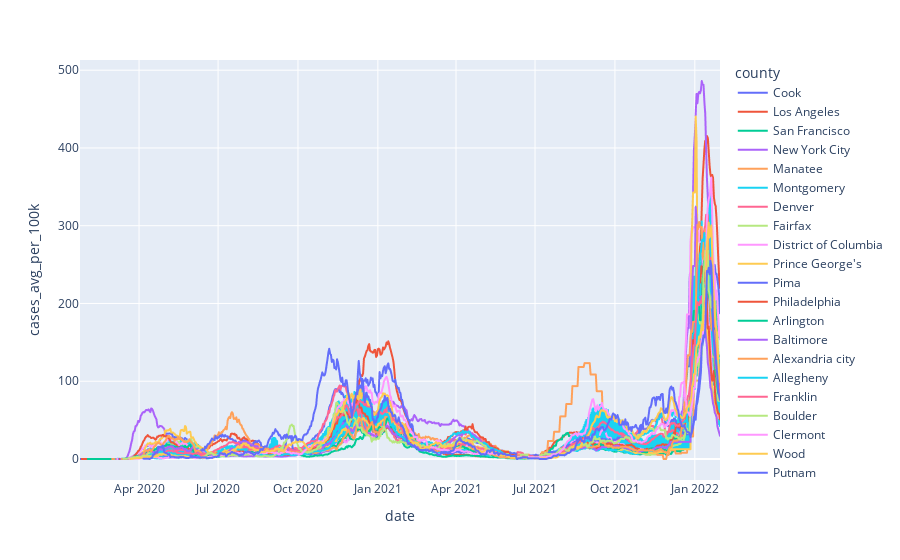

This figure's notebook cell:
### Code cell
px.line(
    df_combo_counties, x=df_combo_counties.index, y="cases_avg_per_100k", color="county"
)

### Figure 1 — Plotly figure (JSON) as saved in the notebook; plotly's stock layout.template omitted (floating-point values rounded to 4 significant figures; data arrays with more than 128 entries replaced by an {"elided": "..."} marker saying what was removed)
{"data": [{"hovertemplate": "county=Cook<br>date=%{x}<br>cases_avg_per_100k=%{y}<extra></extra>", "legendgroup": "Cook", "line": {"color": "#636efa", "dash": "solid"}, "mode": "lines", "name": "Cook", "showlegend": true, "type": "scattergl", "x": {"elided": "738 str values"}, "xaxis": "x", "y": {"elided": "738 float values"}, "yaxis": "y"}, {"hovertemplate": "county=Los Angeles<br>date=%{x}<br>cases_avg_per_100k=%{y}<extra></extra>", "legendgroup": "Los Angeles", "line": {"color": "#EF553B", "dash": "solid"}, "mode": "lines", "name": "Los Angeles", "showlegend": true, "type": "scattergl", "x": {"elided": "736 str values"}, "xaxis": "x", "y": {"elided": "736 float values"}, "yaxis": "y"}, {"hovertemplate": "county=San Francisco<br>date=%{x}<br>cases_avg_per_100k=%{y}<extra></extra>", "legendgroup": "San Francisco", "line": {"color": "#00cc96", "dash": "solid"}, "mode": "lines", "name": "San Francisco", "showlegend": true, "type": "scattergl", "x": {"elided": "729 str values"}, "xaxis": "x", "y": {"elided": "729 float values"}, "yaxis": "y"}, {"hovertemplate": "county=New York City<br>date=%{x}<br>cases_avg_per_100k=%{y}<extra></extra>", "legendgroup": "New York City", "line": {"color": "#ab63fa", "dash": "solid"}, "mode": "lines", "name": "New York City", "showlegend": true, "type": "scattergl", "x": {"elided": "701 str values"}, "xaxis": "x", "y": {"elided": "701 float values"}, "yaxis": "y"}, {"hovertemplate": "county=Manatee<br>date=%{x}<br>cases_avg_per_100k=%{y}<extra></extra>", "legendgroup": "Manatee", "line": {"color": "#FFA15A", "dash": "solid"}, "mode": "lines", "name": "Manatee", "showlegend": true, "type": "scattergl", "x": {"elided": "701 str values"}, "xaxis": "x", "y": {"elided": "701 float values"}, "yaxis": "y"}, {"hovertemplate": "county=Montgomery<br>date=%{x}<br>cases_avg_per_100k=%{y}<extra></extra>", "legendgroup": "Montgomery", "line": {"color": "#19d3f3", "dash": "solid"}, "mode": "lines", "name": "Montgomery", "showlegend": true, "type": "scattergl", "x": {"elided": "1380 str values"}, "xaxis": "x", "y": {"elided": "1380 float values"}, "yaxis": "y"}, {"hovertemplate": "county=Denver<br>date=%{x}<br>cases_avg_per_100k=%{y}<extra></extra>", "legendgroup": "Denver", "line": {"color": "#FF6692", "dash": "solid"}, "mode": "lines", "name": "Denver", "showlegend": true, "type": "scattergl", "x": {"elided": "696 str values"}, "xaxis": "x", "y": {"elided": "696 float values"}, "yaxis": "y"}, {"hovertemplate": "county=Fairfax<br>date=%{x}<br>cases_avg_per_100k=%{y}<extra></extra>", "legendgroup": "Fairfax", "line": {"color": "#B6E880", "dash": "solid"}, "mode": "lines", "name": "Fairfax", "showlegend": true, "type": "scattergl", "x": {"elided": "695 str values"}, "xaxis": "x", "y": {"elided": "695 float values"}, "yaxis": "y"}, {"hovertemplate": "county=District of Columbia<br>date=%{x}<br>cases_avg_per_100k=%{y}<extra></extra>", "legendgroup": "District of Columbia", "line": {"color": "#FF97FF", "dash": "solid"}, "mode": "lines", "name": "District of Columbia", "showlegend": true, "type": "scattergl", "x": {"elided": "695 str values"}, "xaxis": "x", "y": {"elided": "695 float values"}, "yaxis": "y"}, {"hovertemplate": "county=Prince George's<br>date=%{x}<br>cases_avg_per_100k=%{y}<extra></extra>", "legendgroup": "Prince George's", "line": {"color": "#FECB52", "dash": "solid"}, "mode": "lines", "name": "Prince George's", "showlegend": true, "type": "scattergl", "x": {"elided": "693 str values"}, "xaxis": "x", "y": {"elided": "693 float values"}, "yaxis": "y"}, {"hovertemplate": "county=Pima<br>date=%{x}<br>cases_avg_per_100k=%{y}<extra></extra>", "legendgroup": "Pima", "line": {"color": "#636efa", "dash": "solid"}, "mode": "lines", "name": "Pima", "showlegend": true, "type": "scattergl", "x": {"elided": "693 str values"}, "xaxis": "x", "y": {"elided": "693 float values"}, "yaxis": "y"}, {"hovertemplate": "county=Philadelphia<br>date=%{x}<br>cases_avg_per_100k=%{y}<extra></extra>", "legendgroup": "Philadelphia", "line": {"color": "#EF553B", "dash": "solid"}, "mode": "lines", "name": "Philadelphia", "showlegend": true, "type": "scattergl", "x": {"elided": "692 str values"}, "xaxis": "x", "y": {"elided": "692 float values"}, "yaxis": "y"}, {"hovertemplate": "county=Arlington<br>date=%{x}<br>cases_avg_per_100k=%{y}<extra></extra>", "legendgroup": "Arlington", "line": {"color": "#00cc96", "dash": "solid"}, "mode": "lines", "name": "Arlington", "showlegend": true, "type": "scattergl", "x": {"elided": "691 str values"}, "xaxis": "x", "y": {"elided": "691 float values"}, "yaxis": "y"}, {"hovertemplate": "county=Baltimore<br>date=%{x}<br>cases_avg_per_100k=%{y}<extra></extra>", "legendgroup": "Baltimore", "line": {"color": "#ab63fa", "dash": "solid"}, "mode": "lines", "name": "Baltimore", "showlegend": true, "type": "scattergl", "x": {"elided": "691 str values"}, "xaxis": "x", "y": {"elided": "691 float values"}, "yaxis": "y"}, {"hovertemplate": "county=Alexandria city<br>date=%{x}<br>cases_avg_per_100k=%{y}<extra></extra>", "legendgroup": "Alexandria city", "line": {"color": "#FFA15A", "dash": "solid"}, "mode": "lines", "name": "Alexandria city", "showlegend": true, "type": "scattergl", "x": {"elided": "690 str values"}, "xaxis": "x", "y": {"elided": "690 float values"}, "yaxis": "y"}, {"hovertemplate": "county=Allegheny<br>date=%{x}<br>cases_avg_per_100k=%{y}<extra></extra>", "legendgroup": "Allegheny", "line": {"color": "#19d3f3", "dash": "solid"}, "mode": "lines", "name": "Allegheny", "showlegend": true, "type": "scattergl", "x": {"elided": "688 str values"}, "xaxis": "x", "y": {"elided": "688 float values"}, "yaxis": "y"}, {"hovertemplate": "county=Franklin<br>date=%{x}<br>cases_avg_per_100k=%{y}<extra></extra>", "legendgroup": "Franklin", "line": {"color": "#FF6692", "dash": "solid"}, "mode": "lines", "name": "Franklin", "showlegend": true, "type": "scattergl", "x": {"elided": "688 str values"}, "xaxis": "x", "y": {"elided": "688 float values"}, "yaxis": "y"}, {"hovertemplate": "county=Boulder<br>date=%{x}<br>cases_avg_per_100k=%{y}<extra></extra>", "legendgroup": "Boulder", "line": {"color": "#B6E880", "dash": "solid"}, "mode": "lines", "name": "Boulder", "showlegend": true, "type": "scattergl", "x": {"elided": "688 str values"}, "xaxis": "x", "y": {"elided": "688 float values"}, "yaxis": "y"}, {"hovertemplate": "county=Clermont<br>date=%{x}<br>cases_avg_per_100k=%{y}<extra></extra>", "legendgroup": "Clermont", "line": {"color": "#FF97FF", "dash": "solid"}, "mode": "lines", "name": "Clermont", "showlegend": true, "type": "scattergl", "x": {"elided": "681 str values"}, "xaxis": "x", "y": {"elided": "681 float values"}, "yaxis": "y"}, {"hovertemplate": "county=Wood<br>date=%{x}<br>cases_avg_per_100k=%{y}<extra></extra>", "legendgroup": "Wood", "line": {"color": "#FECB52", "dash": "solid"}, "mode": "lines", "name": "Wood", "showlegend": true, "type": "scattergl", "x": {"elided": "680 str values"}, "xaxis": "x", "y": {"elided": "680 float values"}, "yaxis": "y"}, {"hovertemplate": "county=Putnam<br>date=%{x}<br>cases_avg_per_100k=%{y}<extra></extra>", "legendgroup": "Putnam", "line": {"color": "#636efa", "dash": "solid"}, "mode": "lines", "name": "Putnam", "showlegend": true, "type": "scattergl", "x": {"elided": "665 str values"}, "xaxis": "x", "y": {"elided": "665 float values"}, "yaxis": "y"}], "layout": {"legend": {"title": {"text": "county"}, "tracegroupgap": 0}, "margin": {"t": 60}, "xaxis": {"anchor": "y", "domain": [0, 1], "title": {"text": "date"}}, "yaxis": {"anchor": "x", "domain": [0, 1], "title": {"text": "cases_avg_per_100k"}}}}
